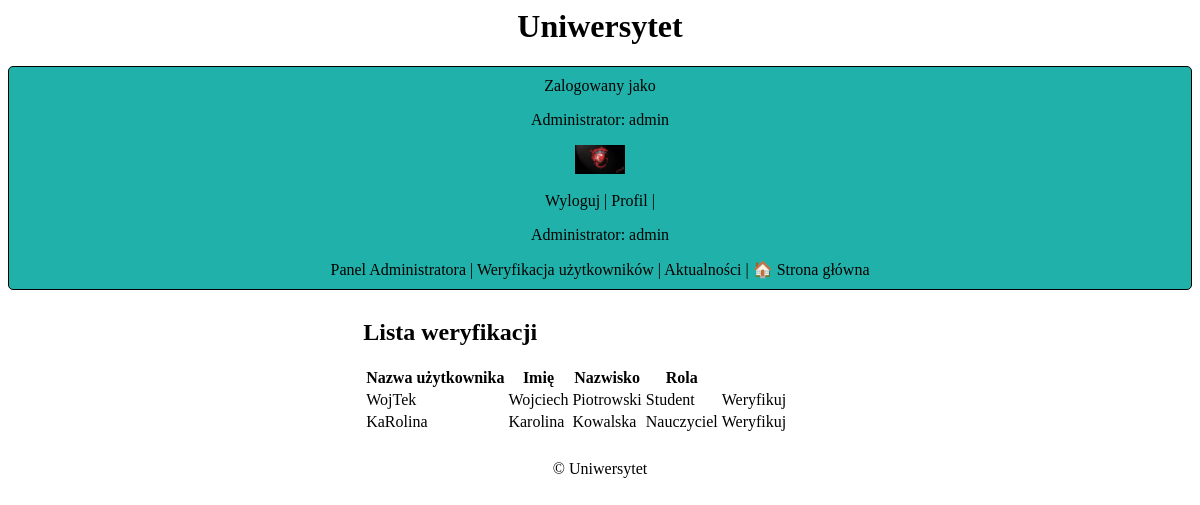
The page /verification-list/ (signed in) on the database its author committed.
### uczelnia/models.py (models this page shows, shortened)
class CustomUser(AbstractUser):
    first_name = models.CharField(max_length=100, blank=False, null=False)
    last_name = models.CharField(max_length=100, blank=False, null=False)
    avatar = models.ImageField(default='default.png', upload_to='profile_pics')
    birthday = models.DateField(default=date(2000, 1, 1))
    phone = models.CharField(max_length=9, blank=False)
    address = models.CharField(max_length=100, blank=False)
    semester = models.CharField(max_length=100, default="2023/2024")  # semestr na którym jest student
    department = models.ForeignKey(Department, on_delete=models.CASCADE,
                                   null=False)  # w jakim wydziale studiuje student lub zatrudniony jest pracownik
    is_employee = models.BooleanField(default=False)  # czy użytkownik jest pracownikiem
    is_verified = models.BooleanField(default=False) #veryfikacja przez admina

### uczelnia/views.py (the view)
# urls.py: path('verification-list/', views.UserVerificationListView.as_view(), name='verification_list'),
class UserVerificationListView(OnlyAdminMixin, ListView):
    model = CustomUser
    template_name = 'registration/verification_list.html'
    context_object_name = 'users_to_verify'
    queryset = CustomUser.objects.filter(is_verified=False)

### uczelnia/views.py (called while the page is built)
    def test_func(self):
        return self.request.user.is_superuser

### uczelnia/templates/registration/verification_list.html
{% extends 'base.html' %} {% block content %}
  <h2>Lista weryfikacji</h2>
  <table>
    <thead>
      <tr>
        <th>Nazwa użytkownika</th>
        <th>Imię</th>
          <th>Nazwisko</th>
        <th>Rola</th>
      </tr>
    </thead>
    <tbody>
      {% for user in users_to_verify %}
        <tr>
          <td>{{ user.username }}</td>
          <td>{{ user.first_name }}</td>
          <td>{{user.last_name}}</td>
           <td>
    {% if user.is_employee %}
      Nauczyciel
    {% else %}
      Student
    {% endif %}
  </td>
          <td>
            <a href="{% url 'verify_user' user_id=user.id %}">Weryfikuj</a>
          </td>
        </tr>
      {% empty %}
        <tr>
          <td colspan="3">Brak użytkowników oczekujących na weryfikację.</td>
        </tr>
      {% endfor %}
    </tbody>
  </table>
{% endblock %}

### uczelnia/templates/base.html (shortened to what this page needs)
{% load static %}
<head>
  <link rel="stylesheet" href="{% static 'style.css' %}" />
</head>
<body>
  <center>
      <h1>Uniwersytet</h1>
      <header>
          {% if user.is_authenticated %}
          Zalogowany jako
        {% if user.is_superuser %}
          <p>Administrator: {{ user.username }}</p>
        {% elif user.is_employee %}
          <p>pracownik wydziału {{user.department}}: {{ user.username }}, {{user.first_name}} {{user.last_name}}</p>
        {% else %}
          <p>student wydziału {{user.department}}: {{ user.username }}, {{user.first_name}} {{user.last_name}}, semestr {{user.semester}}</p>
        {% endif %}
        <img src="{{user.avatar.url}}" width="50px">
<br>  <br>
      <a href="{% url 'logout' %}">Wyloguj</a>
      |
      <a href="{% url 'edit_profile' %}">Profil</a>
      |
        {% if user.is_superuser %}
          <p>Administrator: {{ user.username }}</p>
            <a href="{% url 'admin_home' %}">Panel Administratora</a> |
          <a href="{% url 'verification_list' %}">Weryfikacja użytkowników</a> |
            <a href="{% url 'news_list' %}">Aktualności</a>
        {% else %}
              <a href="{% url 'education_list' %}">Nauka</a> |
            <a href="{% url 'news_list' %}">Aktualności</a>
        {% endif %}
      {% else %}
      <p>Nie jesteś zalogowany</p>
      <a href="{% url 'login' %}">Logowanie</a>|
      <a href="{% url 'signup' %}">Rejestracja</a>
      {% endif %} |
      <a href="{% url 'home' %}">🏠 Strona główna</a>
    </header>
  </center>
  <main class="center">{% block content %} {% endblock %}</main>
  <center>
    <footer>
      <p>&copy; {{ year }} Uniwersytet</p>
    </footer>
  </center>
</body>

### uczelnia/static/style.css (style rules this page uses)
body { font-family: verdana; }
a:link { color: #000000; text-decoration: none; }
.center { margin: auto; width: 40%; padding: 10px; }
header { margin-left: auto; margin-right: auto; background-color: lightseagreen; border-radius: 5px; border: #000000 1px solid; padding: 10px; }
main { margin-left: auto; margin-right: auto; }
footer { margin-left: auto; margin-right: auto; }

### rows shown on the page
CustomUser: username "admin", avatar (picture)
CustomUser: username "WojTek", first_name "Wojciech", last_name "Piotrowski", is_employee "Student"
CustomUser: username "KaRolina", first_name "Karolina", last_name "Kowalska", is_employee "Nauczyciel"
